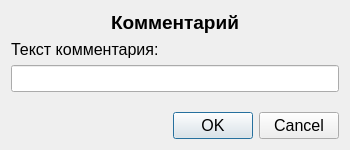
<?xml version="1.0" encoding="UTF-8"?>
<ui version="4.0">
 <class>SMLCommentDialog</class>
 <widget class="QDialog" name="SMLCommentDialog">
  <property name="geometry">
   <rect>
    <x>0</x>
    <y>0</y>
    <width>350</width>
    <height>150</height>
   </rect>
  </property>
  <property name="font">
   <font>
    <pointsize>12</pointsize>
   </font>
  </property>
  <property name="windowTitle">
   <string>Комментарий</string>
  </property>
  <layout class="QVBoxLayout" name="verticalLayout">
   <item>
    <widget class="QLabel" name="commentTitleLabel">
     <property name="font">
      <font>
       <pointsize>14</pointsize>
       <weight>75</weight>
       <bold>true</bold>
      </font>
     </property>
     <property name="text">
      <string>Комментарий</string>
     </property>
     <property name="alignment">
      <set>Qt::AlignCenter</set>
     </property>
    </widget>
   </item>
   <item>
    <widget class="QLabel" name="commentTextLabel">
     <property name="font">
      <font>
       <pointsize>12</pointsize>
      </font>
     </property>
     <property name="text">
      <string>Текст комментария:</string>
     </property>
    </widget>
   </item>
   <item>
    <widget class="QLineEdit" name="commentTextLineEdit">
     <property name="font">
      <font>
       <pointsize>12</pointsize>
      </font>
     </property>
    </widget>
   </item>
   <item>
    <spacer name="verticalSpacer">
     <property name="orientation">
      <enum>Qt::Vertical</enum>
     </property>
     <property name="sizeHint" stdset="0">
      <size>
       <width>20</width>
       <height>100</height>
      </size>
     </property>
    </spacer>
   </item>
   <item>
    <widget class="QDialogButtonBox" name="buttonBox">
     <property name="orientation">
      <enum>Qt::Horizontal</enum>
     </property>
     <property name="standardButtons">
      <set>QDialogButtonBox::Cancel|QDialogButtonBox::Ok</set>
     </property>
    </widget>
   </item>
  </layout>
 </widget>
 <resources/>
 <connections>
  <connection>
   <sender>buttonBox</sender>
   <signal>accepted()</signal>
   <receiver>SMLCommentDialog</receiver>
   <slot>accept()</slot>
   <hints>
    <hint type="sourcelabel">
     <x>248</x>
     <y>254</y>
    </hint>
    <hint type="destinationlabel">
     <x>157</x>
     <y>274</y>
    </hint>
   </hints>
  </connection>
  <connection>
   <sender>buttonBox</sender>
   <signal>rejected()</signal>
   <receiver>SMLCommentDialog</receiver>
   <slot>reject()</slot>
   <hints>
    <hint type="sourcelabel">
     <x>316</x>
     <y>260</y>
    </hint>
    <hint type="destinationlabel">
     <x>286</x>
     <y>274</y>
    </hint>
   </hints>
  </connection>
 </connections>
</ui>
